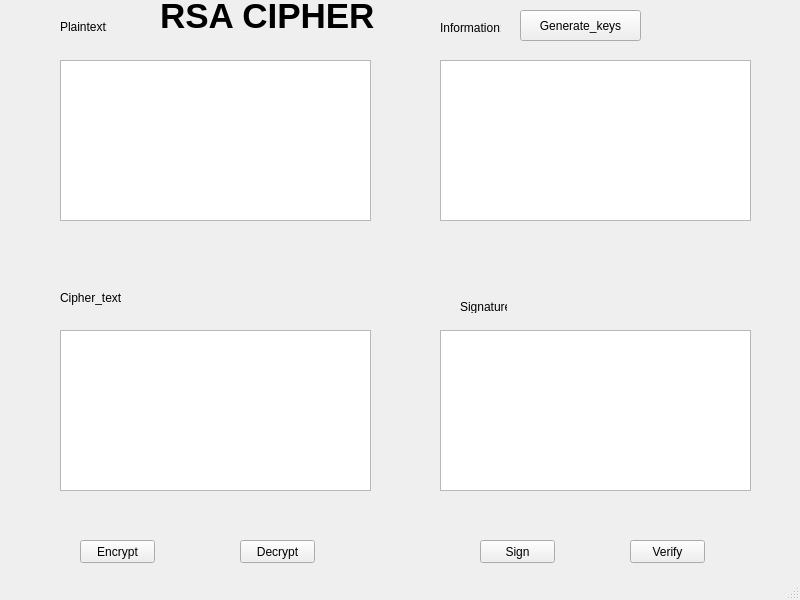
<?xml version="1.0" encoding="UTF-8"?>
<ui version="4.0">
 <class>MainWindow</class>
 <widget class="QMainWindow" name="MainWindow">
  <property name="geometry">
   <rect>
    <x>0</x>
    <y>0</y>
    <width>800</width>
    <height>600</height>
   </rect>
  </property>
  <property name="windowTitle">
   <string>MainWindow</string>
  </property>
  <widget class="QWidget" name="centralwidget">
   <widget class="QLabel" name="label_3">
    <property name="geometry">
     <rect>
      <x>440</x>
      <y>20</y>
      <width>61</width>
      <height>16</height>
     </rect>
    </property>
    <property name="text">
     <string>Information:</string>
    </property>
   </widget>
   <widget class="QLabel" name="label_5">
    <property name="geometry">
     <rect>
      <x>160</x>
      <y>0</y>
      <width>231</width>
      <height>31</height>
     </rect>
    </property>
    <property name="font">
     <font>
      <pointsize>26</pointsize>
      <weight>75</weight>
      <bold>true</bold>
     </font>
    </property>
    <property name="text">
     <string>RSA CIPHER</string>
    </property>
   </widget>
   <widget class="QPushButton" name="btn_decrypt">
    <property name="geometry">
     <rect>
      <x>240</x>
      <y>540</y>
      <width>75</width>
      <height>23</height>
     </rect>
    </property>
    <property name="text">
     <string>Decrypt</string>
    </property>
   </widget>
   <widget class="QLabel" name="label_2">
    <property name="geometry">
     <rect>
      <x>60</x>
      <y>290</y>
      <width>61</width>
      <height>16</height>
     </rect>
    </property>
    <property name="text">
     <string>Cipher_text:</string>
    </property>
   </widget>
   <widget class="QPlainTextEdit" name="txt_sign">
    <property name="geometry">
     <rect>
      <x>440</x>
      <y>330</y>
      <width>311</width>
      <height>161</height>
     </rect>
    </property>
   </widget>
   <widget class="QPushButton" name="btn_encrypt">
    <property name="geometry">
     <rect>
      <x>80</x>
      <y>540</y>
      <width>75</width>
      <height>23</height>
     </rect>
    </property>
    <property name="text">
     <string>Encrypt</string>
    </property>
   </widget>
   <widget class="QPushButton" name="btn_verify">
    <property name="geometry">
     <rect>
      <x>630</x>
      <y>540</y>
      <width>75</width>
      <height>23</height>
     </rect>
    </property>
    <property name="text">
     <string>Verify</string>
    </property>
   </widget>
   <widget class="QPlainTextEdit" name="txt_cipher_text">
    <property name="geometry">
     <rect>
      <x>60</x>
      <y>330</y>
      <width>311</width>
      <height>161</height>
     </rect>
    </property>
   </widget>
   <widget class="QPushButton" name="btn_gen_keys">
    <property name="geometry">
     <rect>
      <x>520</x>
      <y>10</y>
      <width>121</width>
      <height>31</height>
     </rect>
    </property>
    <property name="text">
     <string>Generate_keys</string>
    </property>
   </widget>
   <widget class="QLabel" name="label">
    <property name="geometry">
     <rect>
      <x>60</x>
      <y>20</y>
      <width>47</width>
      <height>13</height>
     </rect>
    </property>
    <property name="text">
     <string>Plaintext:</string>
    </property>
   </widget>
   <widget class="QPlainTextEdit" name="txt_info">
    <property name="geometry">
     <rect>
      <x>440</x>
      <y>60</y>
      <width>311</width>
      <height>161</height>
     </rect>
    </property>
   </widget>
   <widget class="QLabel" name="label_4">
    <property name="geometry">
     <rect>
      <x>460</x>
      <y>300</y>
      <width>47</width>
      <height>13</height>
     </rect>
    </property>
    <property name="text">
     <string>Signature:</string>
    </property>
   </widget>
   <widget class="QPushButton" name="btn_sign">
    <property name="geometry">
     <rect>
      <x>480</x>
      <y>540</y>
      <width>75</width>
      <height>23</height>
     </rect>
    </property>
    <property name="text">
     <string>Sign</string>
    </property>
   </widget>
   <widget class="QPlainTextEdit" name="txt_plain_text">
    <property name="geometry">
     <rect>
      <x>60</x>
      <y>60</y>
      <width>311</width>
      <height>161</height>
     </rect>
    </property>
   </widget>
  </widget>
  <widget class="QMenuBar" name="menubar">
   <property name="geometry">
    <rect>
     <x>0</x>
     <y>0</y>
     <width>800</width>
     <height>21</height>
    </rect>
   </property>
  </widget>
  <widget class="QStatusBar" name="statusbar"/>
 </widget>
 <resources/>
 <connections/>
</ui>
